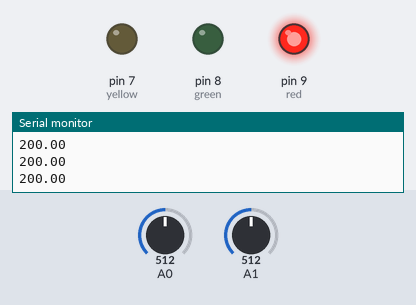
Simulated run of this sketch. Board: Arduino Uno, built with avr-gcc and run on an emulated ATmega328P. On the bench: output pins drawn as LEDs (lit = HIGH), the last lines printed to the serial monitor. The inputs (shaded band) are chosen by the test bench; at power-on: A0 = 512, A1 = 512.

Above: at 1.3 s.
1.4 s: A0 set to 196
2.9 s: A0 set to 167
At 3.4 s:
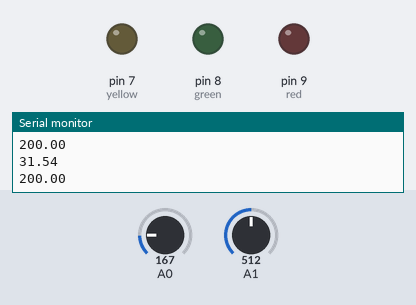
4.5 s: A0 set to 306
At 6.2 s:
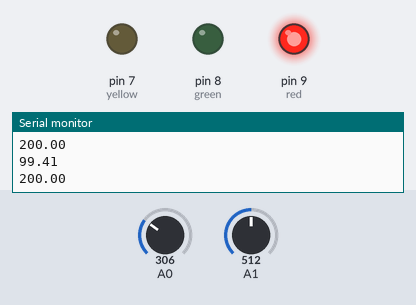
6.5 s: A0 set to 122
At 7.5 s:
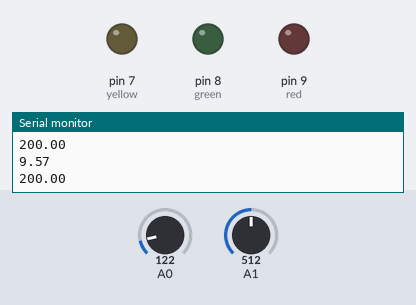
Timing chart, 0 to 9.0 s (numbered marks = the images above; inputs shaded):
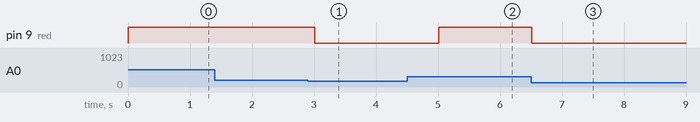

The sketch:

Temp.ino
```cpp
int value = 0;
int green = 8;
int red = 9;
int yellow = 7;

void setup() {
    Serial.begin(9600);
    pinMode(red, OUTPUT);
    pinMode(green, OUTPUT);
    pinMode(yellow, OUTPUT);
}

void loop() {

    value = analogRead(A0);
    float voltage_1 = value * 5.0;
    voltage_1 /= 1024.0;
    float temp_1 = (voltage_1 - 0.5) * 100;
    Serial.println(temp_1);

    value = analogRead(A1);
    float voltage_2 = value * 5.0;
    voltage_2 /= 1024.0;
    float temp_2 = (voltage_2 - 0.5) * 100;
    Serial.println(temp_2);

    if (temp_1 < 36.5 || temp_2 < 36.5) {
        digitalWrite(green, LOW);
        digitalWrite(red, LOW);
        digitalWrite(yellow, LOW);
        delay(500);
    } else {
        if (temp_1 >= 36.5 && temp_1 <= 38.0 && temp_2 > 36.5 && temp_2 <= 38.0) {
            digitalWrite(green, HIGH);
            digitalWrite(red, LOW);
            digitalWrite(yellow, LOW);
        }

        if ((temp_1 > 38.0 && temp_1 <= 40.0) || (temp_2 > 38.0 && temp_2 <= 40.0)) {
            digitalWrite(green, LOW);
            digitalWrite(red, LOW);
            digitalWrite(yellow, HIGH);
        }

        if (temp_1 > 40.0 || temp_2 > 40.0) {
            digitalWrite(green, LOW);
            digitalWrite(red, HIGH);
            digitalWrite(yellow, LOW);
        }
    }

    delay(500);
}
```

Measured:
- the behaviour switches between 178 and 177 on A0 (found by bisection; images 0 and 1)
- after the input at 2.9 s, pin 9 (red): HIGH → LOW after 0.11 s
- after the input at 4.5 s, pin 9 (red): LOW → HIGH after 0.51 s
- after the input at 6.5 s, pin 9 (red): HIGH → LOW at once
